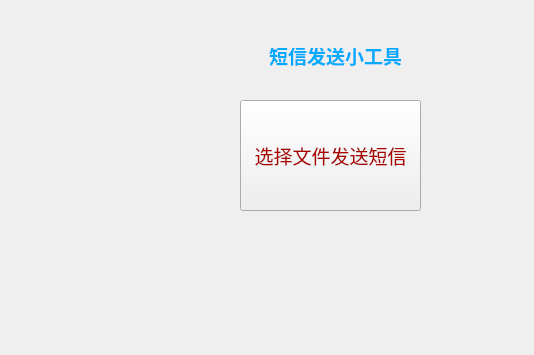
<?xml version="1.0" encoding="UTF-8"?>
<ui version="4.0">
 <class>Form</class>
 <widget class="QWidget" name="Form">
  <property name="geometry">
   <rect>
    <x>0</x>
    <y>0</y>
    <width>534</width>
    <height>355</height>
   </rect>
  </property>
  <property name="windowTitle">
   <string>Form</string>
  </property>
  <widget class="QPushButton" name="pushButton">
   <property name="geometry">
    <rect>
     <x>240</x>
     <y>100</y>
     <width>181</width>
     <height>111</height>
    </rect>
   </property>
   <property name="minimumSize">
    <size>
     <width>181</width>
     <height>0</height>
    </size>
   </property>
   <property name="maximumSize">
    <size>
     <width>181</width>
     <height>16777215</height>
    </size>
   </property>
   <property name="font">
    <font>
     <family>Adobe 仿宋 Std R</family>
     <pointsize>14</pointsize>
     <weight>9</weight>
     <italic>false</italic>
     <bold>false</bold>
    </font>
   </property>
   <property name="styleSheet">
    <string notr="true">color: rgb(170, 0, 0);
font: 75 14pt &quot;Adobe 仿宋 Std R&quot;;</string>
   </property>
   <property name="text">
    <string>选择文件发送短信</string>
   </property>
  </widget>
  <widget class="QLabel" name="label">
   <property name="geometry">
    <rect>
     <x>0</x>
     <y>0</y>
     <width>171</width>
     <height>211</height>
    </rect>
   </property>
   <property name="text">
    <string/>
   </property>
   <property name="pixmap">
    <pixmap>dongtu.gif</pixmap>
   </property>
  </widget>
  <widget class="QLabel" name="label_2">
   <property name="geometry">
    <rect>
     <x>190</x>
     <y>40</y>
     <width>291</width>
     <height>51</height>
    </rect>
   </property>
   <property name="toolTip">
    <string>&lt;html&gt;&lt;head/&gt;&lt;body&gt;&lt;p&gt;&lt;br/&gt;&lt;/p&gt;&lt;/body&gt;&lt;/html&gt;</string>
   </property>
   <property name="text">
    <string>&lt;html&gt;&lt;head/&gt;&lt;body&gt;&lt;p align=&quot;center&quot;&gt;&lt;span style=&quot; font-size:22pt; font-weight:600; color:#00aaff; vertical-align:super;&quot;&gt;短信发送小工具&lt;/span&gt;&lt;/p&gt;&lt;/body&gt;&lt;/html&gt;</string>
   </property>
   <property name="textFormat">
    <enum>Qt::RichText</enum>
   </property>
  </widget>
 </widget>
 <resources/>
 <connections/>
</ui>
